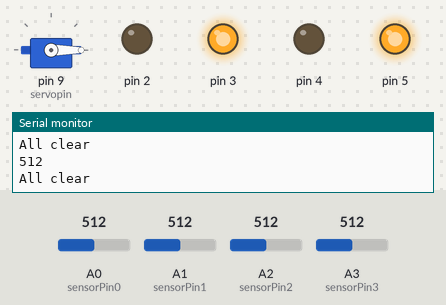
A sketch run on a simulated Arduino Uno, built with avr-gcc and run on an emulated ATmega328P. Shown: servo, output pins drawn as LEDs (lit = HIGH), the last lines printed to the serial monitor. Inputs (shaded band) come from the test bench; at power-on: A0 (sensorPin0) = 512, A2 (sensorPin2) = 512, A3 (sensorPin3) = 512, A1 (sensorPin1) = 512.

Above: at 3.2 s.
3.3 s: A0 (sensorPin0) set to 308
5.0 s: A0 (sensorPin0) set to 292
At 6.2 s:
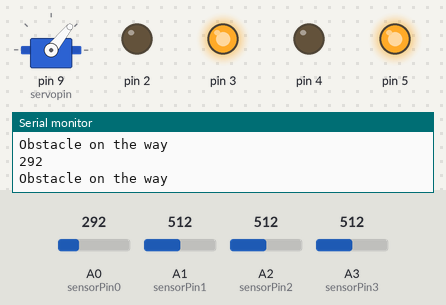
6.5 s: A2 (sensorPin2) set to 210
8.1 s: A2 (sensorPin2) set to 192
At 8.6 s:
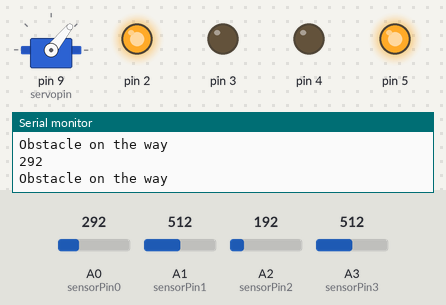
9.6 s: A3 (sensorPin3) set to 209
11.2 s: A3 (sensorPin3) set to 186
At 12.6 s:
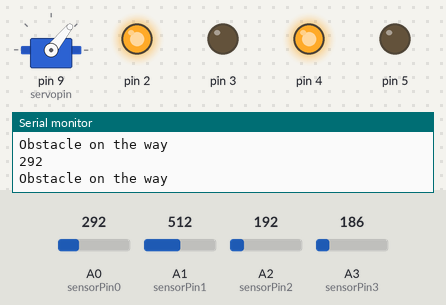
Timing chart, 0 to 13.7 s (numbered marks = the images above; inputs shaded):
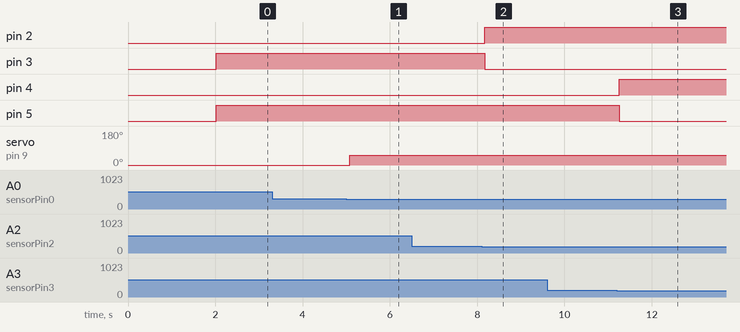

Measured:
- the behaviour switches between 300 and 299 on A0 (sensorPin0) (found by bisection; images 0 and 1)
- the behaviour switches between 200 and 199 on A2 (sensorPin2) (found by bisection; images 1 and 2)
- the behaviour switches between 200 and 199 on A3 (sensorPin3) (found by bisection; images 2 and 3)
- after the input at 5.0 s, servo on pin 9 (servopin): 0° → 51° after 0.08 s
- after the input at 8.1 s, pin 2: LOW → HIGH after 0.08 s; pin 3: HIGH → LOW after 0.08 s
- after the input at 11.2 s, pin 4: LOW → HIGH after 0.06 s; pin 5: HIGH → LOW after 0.06 s

The sketch:

new.ino
```cpp
#include<Servo.h>

Servo servo;

int sensorPin0 = A0;    //irsensor
int sensorPin1 = A1;    //irsensor
int sensorPin2 = A2;    //irsensor
int sensorPin3 = A3;    //irsensor
int out2 = 2; //r1
int out3 = 3; //g1
int out4 = 4; //r2
int out5 = 5; //g2
int i = 0;
int sensorValue0 = 0;
int sensorValue1 = 0;
int outputValue2 = 0;
int sensorValue2 = 0;
int outputValue3 = 0;
int sensorValue3 = 0;
int servopin = 9;       //servo
int servoValue1 = 0;    //servo
int servoValue0 = 0;    //servo

void setup() {
  Serial.begin(9600);
  servo.attach(servopin);
  servo.write(0);
  delay(2000);

}

void loop() {
  sensorValue0 = analogRead(sensorPin0);  //servo
  sensorValue1 = analogRead(sensorPin1);  //servo
  sensorValue2 = analogRead(sensorPin2);  //led
  sensorValue3 = analogRead(sensorPin3);  //led
  Serial.println(sensorValue0);
  outputValue2 = map(sensorValue2, 0, 1023, 0, 255);
  outputValue3 = map(sensorValue3, 0, 1023, 0, 255);
  servoValue1 = map(sensorValue0, 0, 1023, 0, 179);
  servoValue0 = map(sensorValue0, 0, 1023, 0, 0);
  if(sensorValue0 < 300){
    servo.write(servoValue1);
    delay(15);
    Serial.println("Obstacle on the way");
  }else{
    servo.write(servoValue0);
    delay(15);
    Serial.println("All clear");
  }
  if(sensorValue2 < 200){
    analogWrite(2, 255);
    analogWrite(3, 0);
    //Serial.println("Obstacle on the way");
  }else{
    analogWrite(3, 255);
    analogWrite(2, 0);
    //Serial.println("All clear");
  }
  if(sensorValue3 < 200){
    analogWrite(4, 255);
    analogWrite(5, 0);
    //Serial.println("Obstacle on the way");
  }else{
    analogWrite(5, 255);
    analogWrite(4, 0);
    //Serial.println("All clear");
  }
  delay(600);
}
```
